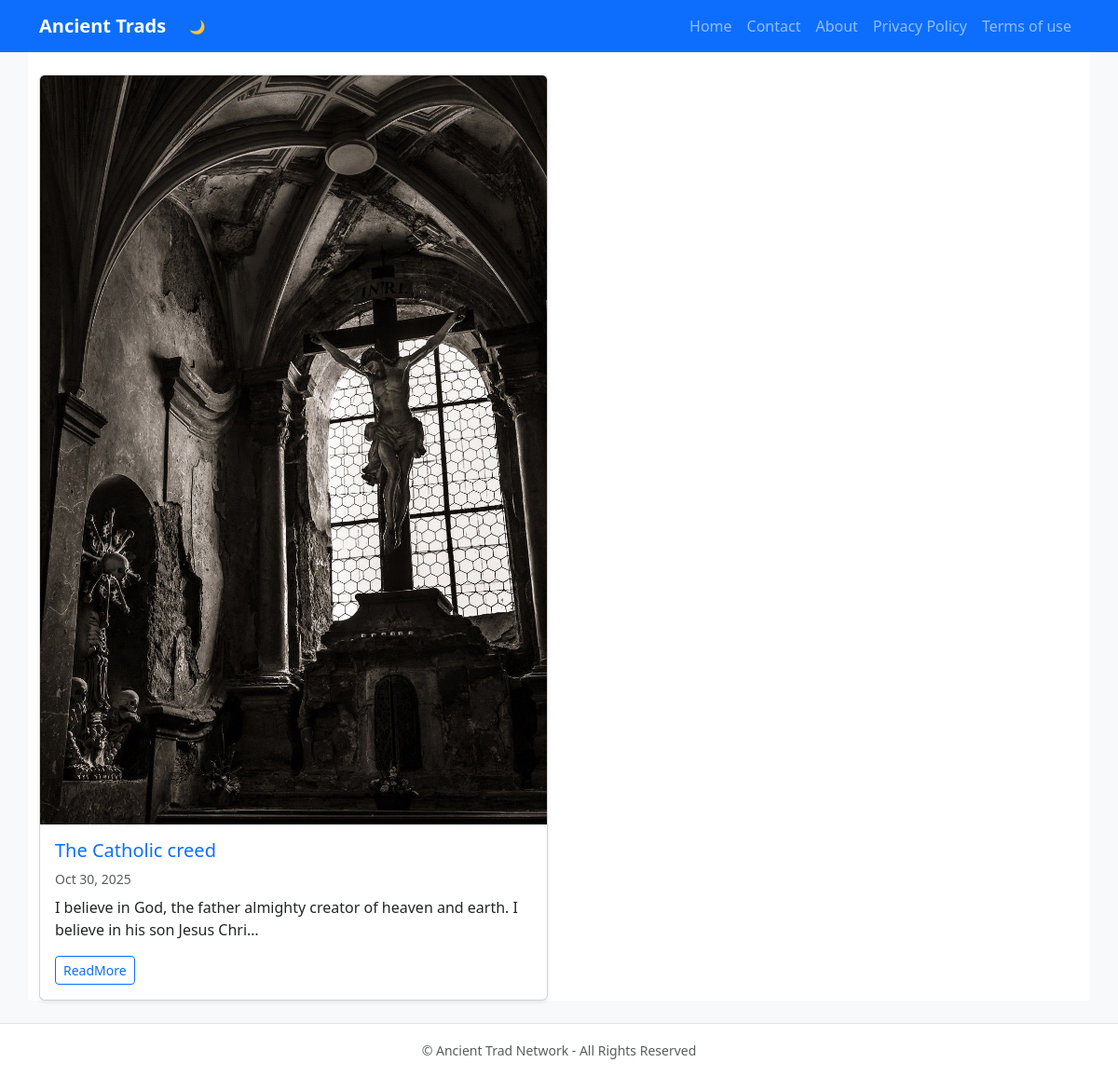
Before: / with the older database file.
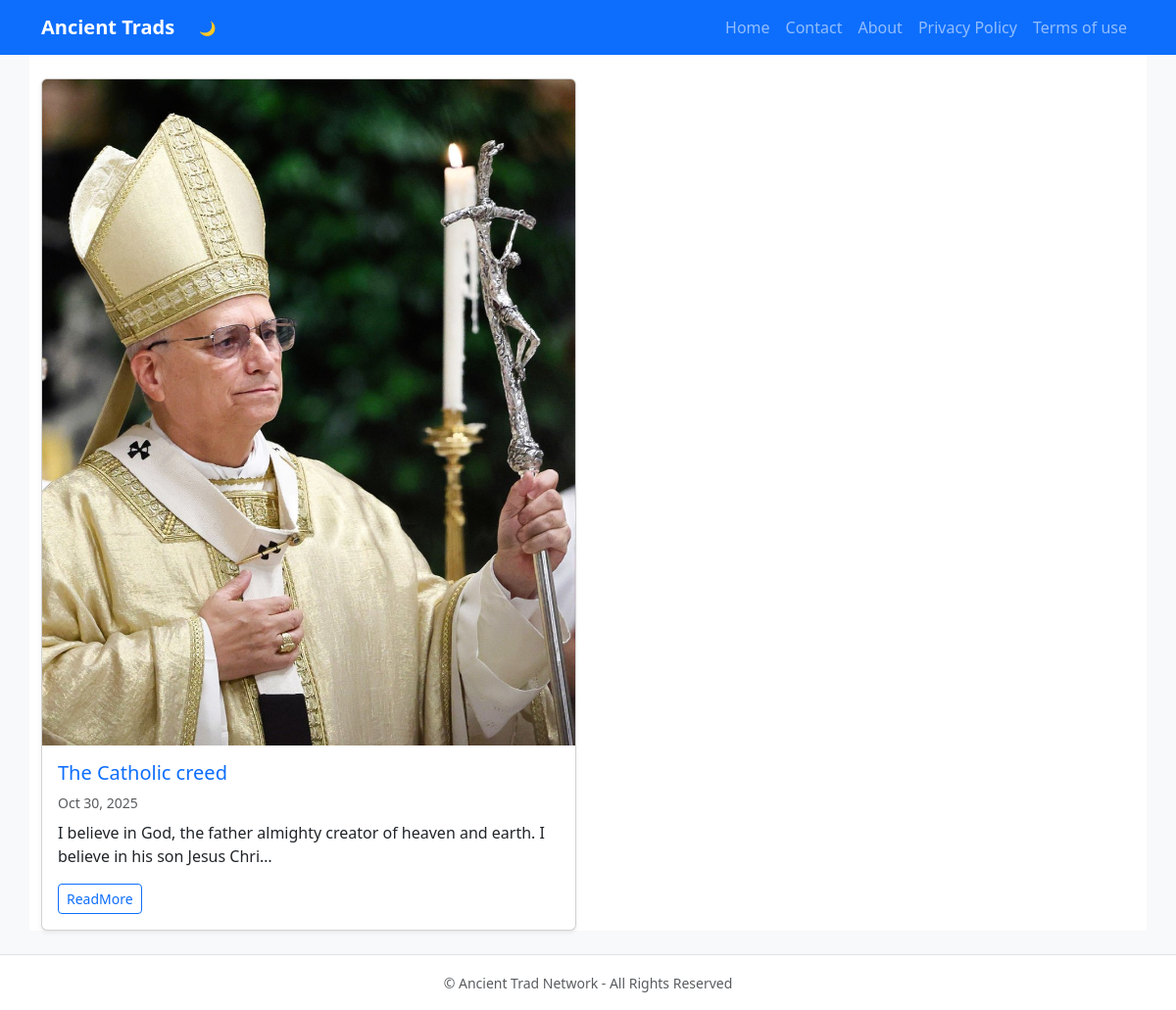
After: the same page with the newer database file.
### blog/models.py (models this page shows, shortened)
class Post(models.Model):
    title=models.CharField(max_length=200)
    content=models.TextField()
    author=models.CharField(max_length=100)
    image=models.ImageField(upload_to="post_images/", blank=True, null=True)
    date_posted = models.DateTimeField(default=timezone.now)

### blog/views.py (the view)
# urls.py: path("", views.index, name="index"),
def index(request):
    posts = Post.objects.all().order_by("-date_posted")
    data={"posts":posts}
    return render(request, "blog/index.html", data)

### blog/templates/blog/index.html (shortened to what this page needs)
{% extends "blog/base.html" %}
{% block content %}
<div class="row row-cols-1 row-cols-md-2 bg-body g-4">
    {% for post in posts %}
        <div class="col">
            <div class="card h-100 shadow-sm">
                {% if post.image %}
                    <img src="{{ post.image.url }}" class="card-img-top" alt="{{ post.title }}">
                {% endif %}
                <div class="card-body">
                    <h5 class="card-title">
                        <a href="{%url 'blog:view_post' post.id %}" class="text-decoration-none text-primary">{{ post.title }}</a>
                    </h5>
                    <p class="text-muted small mb-2">{{ post.date_posted | date:"M d, Y"}}</p>
                    <p class="card-text">{{ post.content|truncatechars:100 }}</p>
                    <a href="{% url 'blog:view_post' post.id %}" class="btn btn-outline-primary btn-sm">ReadMore</a>
                </div>
            </div>
        </div>
    {% empty %}
        <p>No posts yet!</p>
    {% endfor %}
</div>
{% endblock %}

### blog/templates/blog/base.html (shortened to what this page needs)
{% load django_bootstrap5 %}
<!DOCTYPE html>
<html lang="en">
    <head>
        {% bootstrap_css %}
    </head>
    <body class="bg-dark text-light" data-bs-theme="dark">
        <nav class="navbar navbar-expand-lg navbar-dark bg-primary">
            <div class="container">
                <a class="navbar-brand fw-bold" href="{% url 'blog:index' %}">Ancient Trads</a>
                <button id="theme-toggle" class="btn me-2 btn-sm btn-ou    tline-light ms-auto">🌙</button>
                <div class="collapse navbar-collapse" id="navbarNav">
                    <ul class="navbar-nav ms-auto">
                        <li class="nav-item"><a  class="nav-link" href="{% url 'blog:index' %}">Home</a></li>
                        <li class="nav-item"><a class="nav-link"  href="{% url 'blog:contact' %}">Contact</a></li>
                        <li class="nav-item"><a class="nav-link" href="{% url 'blog:about' %}">About</a></li>
                        <li class="nav-item"><a class="nav-link" href="{% url 'blog:privacy_policy' %}">Privacy Policy</a></li>
                        <li class="nav-item"><a class="nav-link" href="{% url 'blog:terms_of_use' %}">Terms of use</a></li>
                    </ul>
                </div>
            </div>
        </nav>
        <main class="container my-4">
            {% block content %}{% endblock %}
        </main>
        <footer class="text-center text-muted bg-body py-3 border-top bg-white">
            <small>© {{ year }} Ancient Trad Network - All Rights Reserved</small>
        </footer>
    </body>
</html>

Changed rows visible on the page:
changed Post "The Catholic creed": image: a different picture
